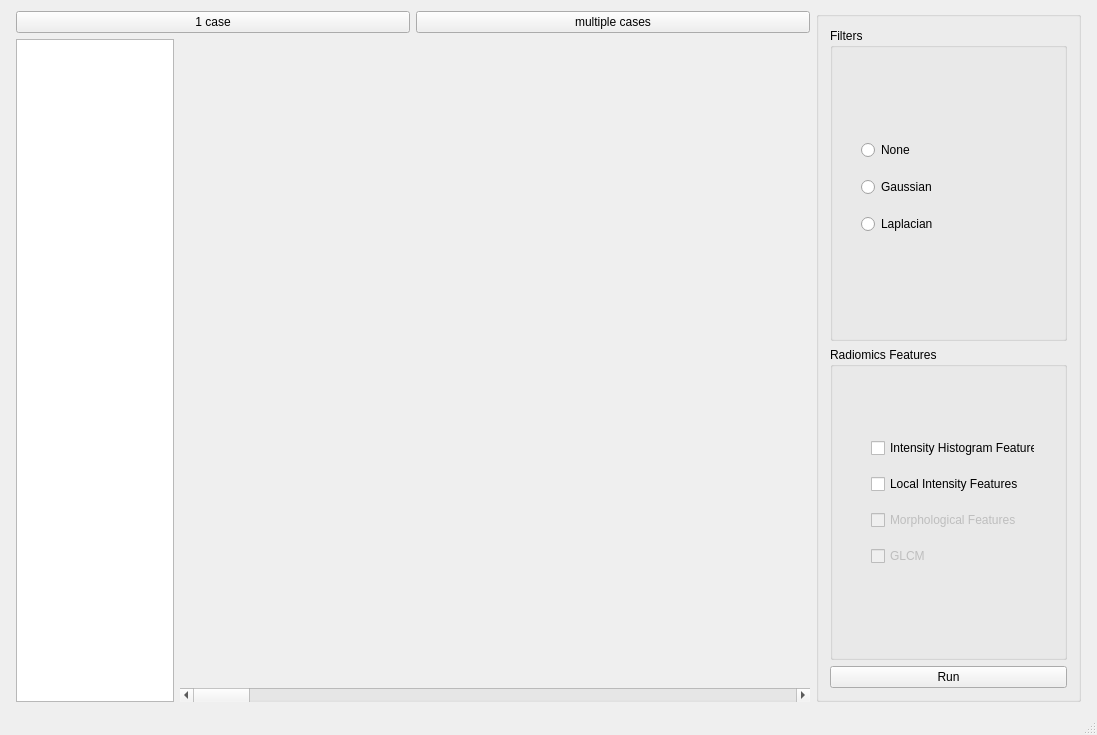
<?xml version="1.0" encoding="UTF-8"?>
<ui version="4.0">
 <class>platformClass</class>
 <widget class="QMainWindow" name="platformClass">
  <property name="geometry">
   <rect>
    <x>0</x>
    <y>0</y>
    <width>1097</width>
    <height>735</height>
   </rect>
  </property>
  <property name="maximumSize">
   <size>
    <width>16777215</width>
    <height>16777215</height>
   </size>
  </property>
  <property name="windowTitle">
   <string>연구실 플랫폼 연습용</string>
  </property>
  <property name="windowIcon">
   <iconset>
    <normaloff>Resources/Deep Imaging Laboratory.bmp</normaloff>Resources/Deep Imaging Laboratory.bmp</iconset>
  </property>
  <property name="autoFillBackground">
   <bool>false</bool>
  </property>
  <property name="styleSheet">
   <string notr="true"/>
  </property>
  <widget class="QWidget" name="centralWidget">
   <property name="sizePolicy">
    <sizepolicy hsizetype="Expanding" vsizetype="Expanding">
     <horstretch>0</horstretch>
     <verstretch>0</verstretch>
    </sizepolicy>
   </property>
   <layout class="QGridLayout" name="gridLayout_3">
    <item row="0" column="0">
     <layout class="QHBoxLayout" name="horizontalLayout_3" stretch="3,1">
      <property name="sizeConstraint">
       <enum>QLayout::SetMaximumSize</enum>
      </property>
      <property name="leftMargin">
       <number>5</number>
      </property>
      <property name="rightMargin">
       <number>5</number>
      </property>
      <item>
       <layout class="QVBoxLayout" name="verticalLayout_3" stretch="0,0">
        <item>
         <layout class="QHBoxLayout" name="horizontalLayout">
          <item>
           <widget class="QPushButton" name="pushButton_1">
            <property name="text">
             <string>1 case</string>
            </property>
           </widget>
          </item>
          <item>
           <widget class="QPushButton" name="pushButton_2">
            <property name="text">
             <string>multiple cases</string>
            </property>
           </widget>
          </item>
         </layout>
        </item>
        <item>
         <layout class="QHBoxLayout" name="horizontalLayout_9" stretch="1,4">
          <item>
           <widget class="QTreeView" name="treeView"/>
          </item>
          <item>
           <layout class="QVBoxLayout" name="verticalLayout_2">
            <item>
             <layout class="QGridLayout" name="gridLayout_4">
              <item row="0" column="0">
               <spacer name="verticalSpacer">
                <property name="orientation">
                 <enum>Qt::Vertical</enum>
                </property>
                <property name="sizeHint" stdset="0">
                 <size>
                  <width>20</width>
                  <height>40</height>
                 </size>
                </property>
               </spacer>
              </item>
             </layout>
            </item>
            <item>
             <widget class="QScrollBar" name="horizontalScrollBar">
              <property name="orientation">
               <enum>Qt::Horizontal</enum>
              </property>
             </widget>
            </item>
           </layout>
          </item>
         </layout>
        </item>
       </layout>
      </item>
      <item>
       <widget class="QGroupBox" name="groupBox">
        <property name="sizePolicy">
         <sizepolicy hsizetype="Preferred" vsizetype="Preferred">
          <horstretch>0</horstretch>
          <verstretch>0</verstretch>
         </sizepolicy>
        </property>
        <property name="title">
         <string/>
        </property>
        <layout class="QVBoxLayout" name="verticalLayout_5">
         <property name="sizeConstraint">
          <enum>QLayout::SetDefaultConstraint</enum>
         </property>
         <item>
          <layout class="QVBoxLayout" name="verticalLayout_4">
           <item>
            <widget class="QGroupBox" name="groupBox_filters">
             <property name="title">
              <string>Filters</string>
             </property>
             <widget class="QWidget" name="layoutWidget">
              <property name="geometry">
               <rect>
                <x>20</x>
                <y>90</y>
                <width>193</width>
                <height>141</height>
               </rect>
              </property>
              <layout class="QVBoxLayout" name="verticalLayout_6">
               <item>
                <widget class="QRadioButton" name="radioButton_None">
                 <property name="text">
                  <string>None</string>
                 </property>
                </widget>
               </item>
               <item>
                <widget class="QRadioButton" name="radioButton_Gaussian">
                 <property name="text">
                  <string>Gaussian</string>
                 </property>
                </widget>
               </item>
               <item>
                <widget class="QRadioButton" name="radioButton_Laplacian">
                 <property name="text">
                  <string>Laplacian</string>
                 </property>
                </widget>
               </item>
              </layout>
              <zorder>radioButton_Gaussian</zorder>
              <zorder>radioButton_Laplacian</zorder>
              <zorder>radioButton_None</zorder>
             </widget>
            </widget>
           </item>
           <item>
            <widget class="QGroupBox" name="groupBox_families">
             <property name="title">
              <string>Radiomics Features</string>
             </property>
             <widget class="QWidget" name="layoutWidget">
              <property name="geometry">
               <rect>
                <x>30</x>
                <y>70</y>
                <width>186</width>
                <height>171</height>
               </rect>
              </property>
              <layout class="QVBoxLayout" name="verticalLayout_7">
               <item>
                <widget class="QCheckBox" name="checkBox_Histogram">
                 <property name="autoFillBackground">
                  <bool>false</bool>
                 </property>
                 <property name="text">
                  <string>Intensity Histogram Features</string>
                 </property>
                 <property name="checked">
                  <bool>false</bool>
                 </property>
                 <property name="tristate">
                  <bool>false</bool>
                 </property>
                </widget>
               </item>
               <item>
                <widget class="QCheckBox" name="checkBox_Intensity">
                 <property name="enabled">
                  <bool>true</bool>
                 </property>
                 <property name="text">
                  <string>Local Intensity Features</string>
                 </property>
                 <property name="checkable">
                  <bool>true</bool>
                 </property>
                 <property name="checked">
                  <bool>false</bool>
                 </property>
                 <property name="tristate">
                  <bool>false</bool>
                 </property>
                </widget>
               </item>
               <item>
                <widget class="QCheckBox" name="checkBox_Morph">
                 <property name="enabled">
                  <bool>false</bool>
                 </property>
                 <property name="text">
                  <string>Morphological Features</string>
                 </property>
                </widget>
               </item>
               <item>
                <widget class="QCheckBox" name="checkBox_GLCM">
                 <property name="enabled">
                  <bool>false</bool>
                 </property>
                 <property name="text">
                  <string>GLCM</string>
                 </property>
                 <property name="checked">
                  <bool>false</bool>
                 </property>
                </widget>
               </item>
              </layout>
             </widget>
            </widget>
           </item>
          </layout>
         </item>
         <item>
          <widget class="QPushButton" name="pushButton_run">
           <property name="text">
            <string>Run</string>
           </property>
          </widget>
         </item>
        </layout>
       </widget>
      </item>
     </layout>
    </item>
   </layout>
   <widget class="QSplitter" name="splitter">
    <property name="geometry">
     <rect>
      <x>0</x>
      <y>0</y>
      <width>100</width>
      <height>30</height>
     </rect>
    </property>
    <property name="orientation">
     <enum>Qt::Vertical</enum>
    </property>
   </widget>
  </widget>
  <widget class="QMenuBar" name="menuBar">
   <property name="geometry">
    <rect>
     <x>0</x>
     <y>0</y>
     <width>1097</width>
     <height>21</height>
    </rect>
   </property>
  </widget>
  <widget class="QStatusBar" name="statusBar"/>
 </widget>
 <layoutdefault spacing="6" margin="11"/>
 <resources>
  <include location="platform.qrc"/>
 </resources>
 <connections/>
</ui>
